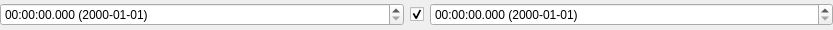
<?xml version="1.0" encoding="UTF-8"?>
<ui version="4.0">
 <class>Form</class>
 <widget class="QWidget" name="Form">
  <property name="geometry">
   <rect>
    <x>0</x>
    <y>0</y>
    <width>833</width>
    <height>30</height>
   </rect>
  </property>
  <property name="windowTitle">
   <string>Form</string>
  </property>
  <layout class="QVBoxLayout" name="verticalLayout">
   <property name="margin">
    <number>0</number>
   </property>
   <item>
    <layout class="QHBoxLayout" name="horizontalLayout_2" stretch="1,0,1">
     <item>
      <widget class="QDateTimeEdit" name="start_datetime">
       <property name="displayFormat">
        <string>hh:mm:ss.zzz (yyyy-MM-dd)</string>
       </property>
      </widget>
     </item>
     <item>
      <widget class="QCheckBox" name="stop_enabled_check_box">
       <property name="text">
        <string/>
       </property>
       <property name="checked">
        <bool>true</bool>
       </property>
      </widget>
     </item>
     <item>
      <widget class="QDateTimeEdit" name="stop_datetime">
       <property name="displayFormat">
        <string>hh:mm:ss.zzz (yyyy-MM-dd)</string>
       </property>
      </widget>
     </item>
    </layout>
   </item>
  </layout>
 </widget>
 <resources/>
 <connections/>
</ui>
